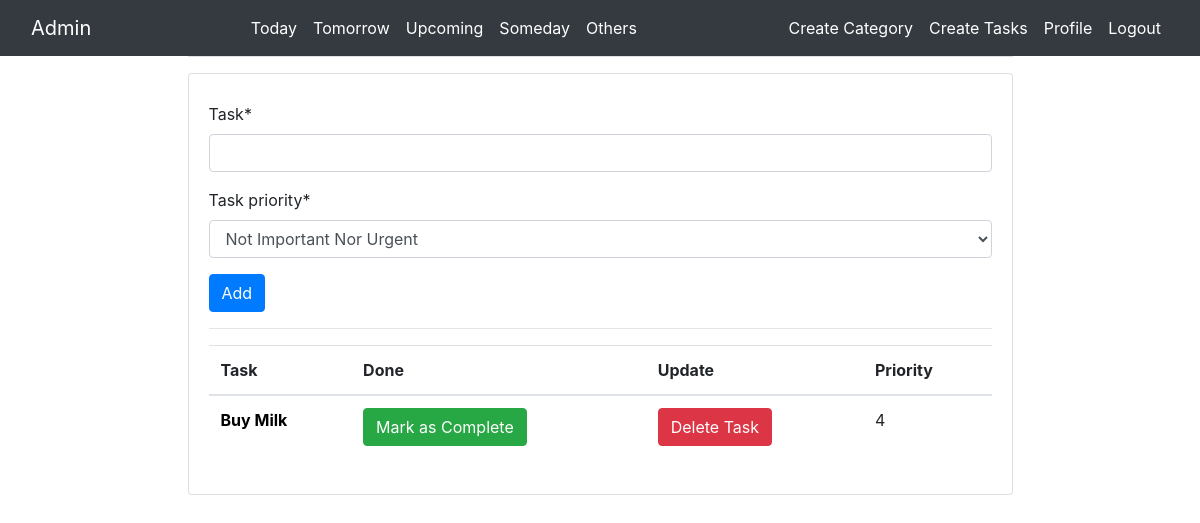
/category/details/2 (signed in), run on the app's committed database.
### notebook/models.py (models this page shows, shortened)
class MainCategory(models.Model):
	category=models.CharField(max_length=30)
	category_creator=models.ForeignKey(User,on_delete=models.CASCADE)

class Tasks(models.Model):
	task=models.CharField(max_length=40)
	task_category=models.ForeignKey(MainCategory,on_delete=models.CASCADE)
	task_creator=models.ForeignKey(User,on_delete=models.CASCADE)
	task_status=models.BooleanField(default=False)
	priority_list=[
	(1,'Important and Urgent'),
	(2,'Urgent'),
	(3,'Important'),
	(4,'Not Important Nor Urgent')
	]
	task_priority=models.IntegerField(choices=priority_list,default=4)

### notebook/views.py (the view, shortened to what this page needs)
# urls.py: path('category/details/<int:pk>',views.CategoryDetails,name='category-details'),
@login_required
def CategoryDetails(request,pk):
	MainCategory_Object=MainCategory.objects.get(pk=pk)
	if MainCategory_Object.category_creator==request.user:
		tasks=MainCategory_Object.tasks_set.filter(task_creator=request.user).order_by('task_status','task_priority')
		form=TaskForm()
		nav=MainCategory.objects.filter(category_creator=request.user).all()
		context={'tasks':tasks,'nav':nav,'form':form,'category':MainCategory_Object}
		return render(request,'notebook/categorydetails.html',context)
	return HttpResponse("Access Denied")

### notebook/forms.py
class TaskForm(forms.ModelForm):
	class Meta:
		model=Tasks
		fields=['task','task_priority']

### notebook/templates/notebook/categorydetails.html (shortened to what this page needs)
{% extends 'notebook/base.html' %}
{% load crispy_forms_tags %}
{% block content %}
	<div class="container">
		<div class="row justify-content-center">
			<div class="col-9">
			<div class="border-top pt-3">
  <div class="card ">
          <div class="card-body">
				<form method=POST>
					{{form.task|as_crispy_field}}
					{{form.task_priority|as_crispy_field}}
					<button class="btn btn-primary" type="submit">Add
					</button>
				</form>
				<hr>
				<table class="table">
					<thead>
						<tr>
							<th scope="col">Task</th>
							<th scope="col">Done</th>
							<th scope="col">Update</th>
							<th scope="col">Priority</th>
						</tr>
					</thead>
					<tbody>
						{% for tasks in tasks %}
							<tr>
								{% if tasks.task_status == True %}
									<th><del><a href="{% url 'task-update' pk=tasks.pk %} "style="color:Black">{{tasks.task}}</a></del></th>
									<td><button type='button' class="btn btn-success" > <a href="{% url 'task-complete' pk=tasks.pk %}"style="color:White">Undo</a>
								{% else %}
									<th><a href="{% url 'task-update' pk=tasks.pk %} "style="color:Black">{{tasks.task}}</a> </th>
									<td><button type='button' class="btn btn-success" > <a href="{% url 'task-complete' pk=tasks.pk %}"style="color:White">Mark as Complete</a>
								{% endif %}
							</button></td>
							<td><button type='button' class="btn btn-danger"> <a href="{% url 'task-delete' pk=tasks.pk %}"style="color:White">Delete Task</a>
						</button></td>
						<td>	{{tasks.task_priority}}</td>
					</tr>
				{% endfor %}
			</tbody>
		</table>
	</div>
</div>
</div>
	</div>
</div>
</div>
{% endblock %}

### notebook/templates/notebook/base.html (shortened to what this page needs)
<!doctype html>
<html lang="en">
  <head>
    <link rel="stylesheet" href="https://stackpath.bootstrapcdn.com/bootstrap/4.5.0/css/bootstrap.min.css">
  </head>
  <body>
    <nav class="navbar navbar-expand-md navbar-dark bg-dark sticky-top">
      <div class="container-fluid ">
        {% if user.username%}
        <a class="navbar-brand" href="{% url 'home' %}">{{user.username}}</a>
        {% else %}
        <a class="navbar-brand" href="{% url 'index' %}">My NoteBook</a>
        {% endif %}
        <ul class="navbar-nav ">
          {% block body %}
          {% for elements in nav %}
          <li class="navbar-item">
            <a class="nav-link active" href="{% url 'category-details' pk=elements.pk %}"> {{elements.category}}</a>
          </li>
          {% endfor %}
          {% endblock %}
    </ul>
    <ul class="navbar-nav ">
      {% if user.is_authenticated %}
        <li class="navbar-item active">
          <a class="nav-link" href="{% url 'create_category' %}">Create Category</a>
        </li>
        <li class="navbar-item active">
        <a class="nav-link" href="{% url 'create_task' %}">Create Tasks</a>
      </li>
      <li class="navbar-item active">
        <a class="nav-link" href="{% url 'profile' %}">Profile</a>
      </li>
      <li class="navbar-item active">
        <a class="nav-link" href="{% url 'logout' %}">Logout</a>
      </li>
    {% endif %}
  </ul>
</div>
</nav>
{% block content %}
{% endblock %}
</body>
</html>

### data on the page
MainCategory: category "Today"
MainCategory: category "Tomorrow"
MainCategory: category "Upcoming"
MainCategory: category "Someday"
MainCategory: category "Others"
Tasks: task "Buy Milk", task_priority "4"

### other printed values
{{ user.username }} "Admin"
